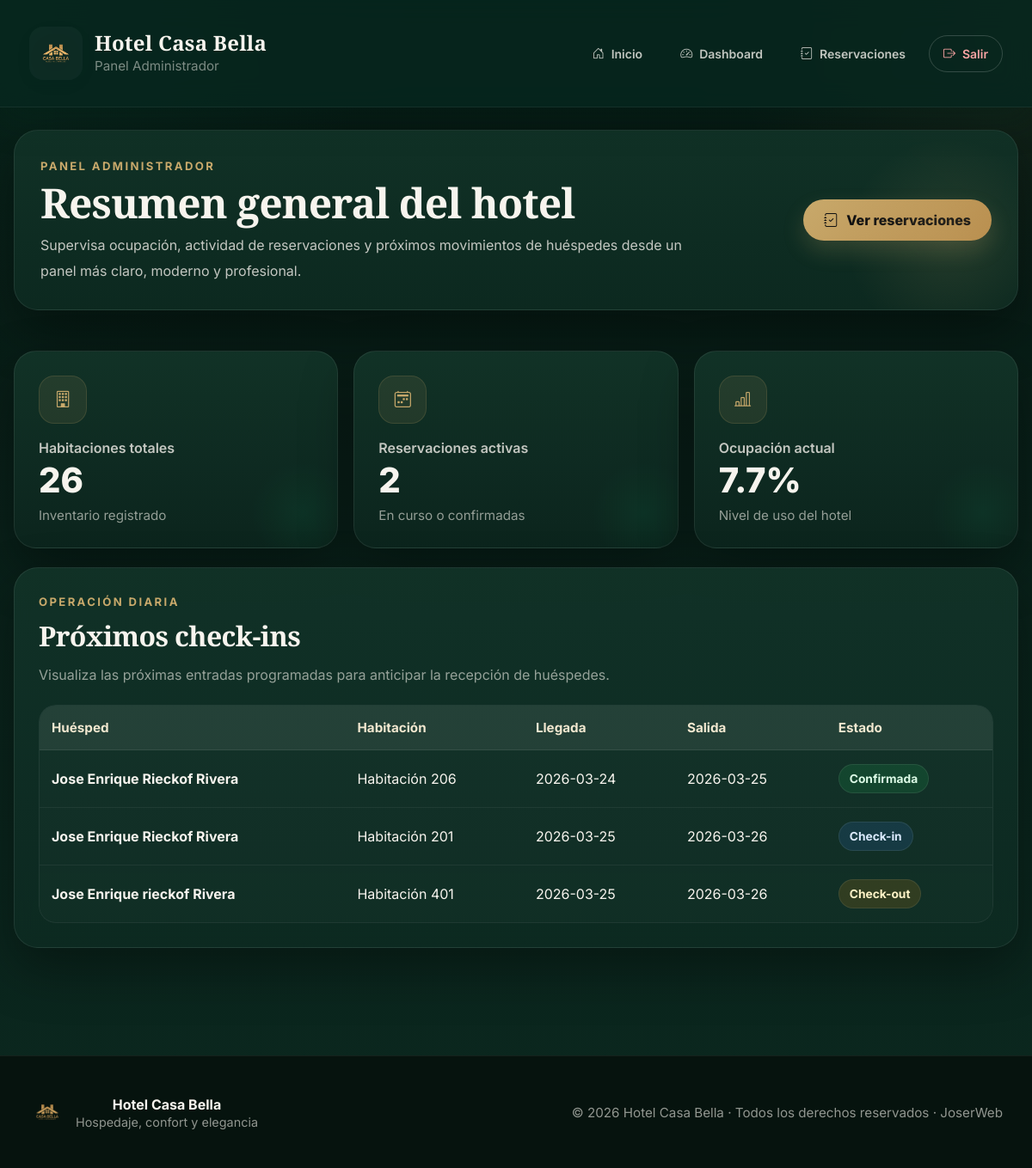
The page /admin (signed in) on the database its author committed.
### tables this page shows
CREATE TABLE reservations (
  id INTEGER PRIMARY KEY AUTOINCREMENT,
  user_id INTEGER NOT NULL,  -- ✅ cliente que reservó
  guest_name TEXT NOT NULL,
  email TEXT NOT NULL,
  phone TEXT NOT NULL,
  room_id INTEGER NOT NULL,
  check_in TEXT NOT NULL,
  check_out TEXT NOT NULL,
  guests INTEGER NOT NULL,
  special_requests TEXT,
  status TEXT NOT NULL CHECK(status IN ('confirmed','checked_in','checked_out','cancelled')) DEFAULT 'confirmed',
  created_at TEXT NOT NULL DEFAULT (datetime('now')), extra_person INTEGER NOT NULL DEFAULT 0, total_amount REAL NOT NULL DEFAULT 0, admin_alert_dismissed INTEGER NOT NULL DEFAULT 0,
  FOREIGN KEY(user_id) REFERENCES "users_old"(id) ON DELETE CASCADE,
  FOREIGN KEY(room_id) REFERENCES rooms(id) ON DELETE CASCADE
);

CREATE TABLE rooms (
  id INTEGER PRIMARY KEY AUTOINCREMENT,
  name TEXT NOT NULL,
  category TEXT NOT NULL,
  price_per_night REAL NOT NULL DEFAULT 0,
  capacity INTEGER NOT NULL,
  description TEXT
);

### app.py (the view)
@app.route("/admin")
@admin_required
def admin_dashboard() -> str:
    db = get_db()
    stats = reservation_stats(db)
    pending_alerts = get_pending_admin_alerts(db)
    has_pending_alerts = len(pending_alerts) > 0
    return render_template(
        "dashboard.html",
        stats=stats,
        pending_alerts=pending_alerts,
        has_pending_alerts=has_pending_alerts,
    )

### app.py (called while the page is built)
def get_db() -> sqlite3.Connection:
    if "db" not in g:
        conn = sqlite3.connect(DB_PATH)
        conn.row_factory = sqlite3.Row
        g.db = conn
    return g.db

def current_user() -> Optional[sqlite3.Row]:
    uid = session.get("user_id")
    if not uid:
        return None
    db = get_db()
    return db.execute("SELECT * FROM users WHERE id = ?", (uid,)).fetchone()

def user_has_role(user: Optional[sqlite3.Row], *allowed_roles: str) -> bool:
    if user is None:
        return False
    role = user["role"]
    hierarchy = {
        "client": 1,
        "admin": 2,
        "superadmin": 3,
    }
    user_level = hierarchy.get(role, 0)
    return any(user_level >= hierarchy.get(r, 999) for r in allowed_roles)

def get_pending_admin_alerts(db: sqlite3.Connection):
    return db.execute(
        """
        SELECT r.*, rm.name AS room_name, u.full_name AS user_name
        FROM reservations r
        JOIN rooms rm ON rm.id = r.room_id
        JOIN users u ON u.id = r.user_id
        WHERE r.admin_alert_dismissed = 0
          AND r.status != 'checked_out'
        ORDER BY r.created_at DESC
        """
    ).fetchall()

@app.context_processor
def inject_user():
    user = current_user()
    return {
        "current_user": user,
        "is_admin": user_has_role(user, "admin"),
        "is_superadmin": user_has_role(user, "superadmin"),
        "reservation_total_for_template": reservation_total_for_template,
    }

def role_required(*roles: str):
    def decorator(view: F) -> F:
        @wraps(view)
        def wrapped(*args: Any, **kwargs: Any):
            user = current_user()
            if user is None:
                flash("Debes iniciar sesión.", "error")
                return redirect(url_for("login"))
            if not user_has_role(user, *roles):
                flash("No tienes permisos para acceder aquí.", "error")
                return redirect(url_for("my_reservations"))
            return view(*args, **kwargs)
        return wrapped  # type: ignore
    return decorator

### templates/dashboard.html (shortened to what this page needs)
{% extends "base.html" %}
{% block content %}
<section class="dashboard-shell" data-aos="fade-up">
  <section class="dashboard-hero card">
    <div class="dashboard-hero-copy">
      <span class="section-kicker">Panel administrador</span>
      <h1>Resumen general del hotel</h1>
      <p>
        Supervisa ocupación, actividad de reservaciones y próximos movimientos de huéspedes
        desde un panel más claro, moderno y profesional.
      </p>
    </div>
    <div class="dashboard-hero-actions">
      <a href="{{ url_for('admin_reservations') }}" class="btn btn-gold">
        <i class="bi bi-journal-check"></i>
        Ver reservaciones
      </a>
    </div>
  </section>
  <section class="stats-premium">
    <article class="stat-premium-card">
      <div class="stat-icon"><i class="bi bi-building"></i></div>
      <div class="stat-copy">
        <span>Habitaciones totales</span>
        <strong>{{ stats.total_rooms }}</strong>
        <small>Inventario registrado</small>
      </div>
    </article>
    <article class="stat-premium-card">
      <div class="stat-icon"><i class="bi bi-calendar2-week"></i></div>
      <div class="stat-copy">
        <span>Reservaciones activas</span>
        <strong>{{ stats.active_reservations }}</strong>
        <small>En curso o confirmadas</small>
      </div>
    </article>
    <article class="stat-premium-card">
      <div class="stat-icon"><i class="bi bi-bar-chart-line"></i></div>
      <div class="stat-copy">
        <span>Ocupación actual</span>
        <strong>{{ stats.occupancy }}%</strong>
        <small>Nivel de uso del hotel</small>
      </div>
    </article>
  </section>
  <section class="card dashboard-table-card">
    <div class="dashboard-section-head">
      <div>
        <span class="section-kicker">Operación diaria</span>
        <h2>Próximos check-ins</h2>
        <p>
          Visualiza las próximas entradas programadas para anticipar la recepción de huéspedes.
        </p>
      </div>
    </div>
    {% if stats.upcoming_checkins %}
      <div class="table-wrap dashboard-mobile-cards">
        <table class="dashboard-table">
          <thead>
            <tr>
              <th>Huésped</th>
              <th>Habitación</th>
              <th>Llegada</th>
              <th>Salida</th>
              <th>Estado</th>
            </tr>
          </thead>
          <tbody>
            {% for reservation in stats.upcoming_checkins %}
            {% set st = (reservation.status or '')|lower %}
            <tr>
              <td data-label="Huésped">
                <div class="guest-name">{{ reservation.guest_name }}</div>
              </td>
              <td data-label="Habitación">{{ reservation.room_name }}</td>
              <td data-label="Llegada">{{ reservation.check_in }}</td>
              <td data-label="Salida">{{ reservation.check_out }}</td>
              <td data-label="Estado">
                <span class="status-badge
                  {% if st == 'confirmed' %}status-confirmed{% endif %}
                  {% if st == 'checked_in' %}status-checked-in{% endif %}
                  {% if st == 'checked_out' %}status-checked-out{% endif %}
                  {% if st == 'cancelled' %}status-cancelled{% endif %}">
                  {% if st == 'confirmed' %}
                    Confirmada
                  {% elif st == 'checked_in' %}
                    Check-in
                  {% elif st == 'checked_out' %}
                    Check-out
                  {% elif st == 'cancelled' %}
                    Cancelada
                  {% else %}
                    {{ reservation.status }}
                  {% endif %}
                </span>
              </td>
            </tr>
            {% endfor %}
          </tbody>
        </table>
      </div>
    {% endif %}
  </section>
</section>
{% endblock %}

### static/styles.css (style rules this page uses)
:root { --bg: #07120b; --surface: #0b1f12; --card: #0f2a18; --card-2: #0c2315; --text: #e9fff0; --muted: rgba(233,255,240,.75); --line: rgba(233,255,240,.12); --green: #00c853; --green-2: #00e676; --green-dark: #009944; --danger: #ff5252; --warning: #ffd54f; --info: #40c4ff; --radius: 16px; --shadow: 0 18px 60px rgba(0,0,0,.45); --shadow-soft: 0 10px 30px rgba(0,0,0,.28); --focus: 0 0 0 4px rgba(0,200,83,.25); --font: ui-sans-serif, system-ui, -apple-system, Segoe UI, Roboto, Arial; }
* { box-sizing:border-box; }
html,body { height:100%; }
body { margin:0; font-family: var(--font); background: radial-gradient(1200px 600px at 20% -10%, rgba(0,200,83,.22), transparent 60%), radial-gradient(900px 500px at 110% 10%, rgba(0,230,118,.14), transparent 60%), linear-gradient(180deg, var(--bg), #050a07 70%); color: var(--text); }
a { color: inherit; text-decoration: none; }
.btn-primary, button.btn-primary, .btn { display:inline-flex; align-items:center; justify-content:center; gap: 8px; border: 0; cursor: pointer; padding: 11px 14px; border-radius: 14px; background: linear-gradient(180deg, var(--green), var(--green-dark)); color: #07120b; font-weight: 700; box-shadow: 0 14px 35px rgba(0,200,83,.18); transition: transform .10s ease, filter .15s ease, box-shadow .15s ease; text-decoration: none; }
.card { background: linear-gradient(180deg, rgba(15,42,24,.95), rgba(11,31,18,.95)); border: 1px solid rgba(255,255,255,.10); border-radius: var(--radius); box-shadow: var(--shadow-soft); padding: 18px; }
.card h1 { margin: 0 0 12px; font-size: 20px; }
table { width: 100%; border-collapse: collapse; overflow: hidden; border-radius: 14px; }
thead th { text-align: left; font-size: 12px; color: rgba(233,255,240,.82); padding: 12px 12px; border-bottom: 1px solid var(--line); background: rgba(255,255,255,.04); }
tbody td { padding: 12px 12px; border-bottom: 1px solid rgba(255,255,255,.08); color: rgba(233,255,240,.90); }
.card h2 { margin: 0 0 12px; font-size: 18px; }
:root { --green: #0f7a2f; --green-dark: #0c5e24; --green-light: #1ea34a; --text: #1b1b1b; --muted: #666; --border: #e8e8e8; --radius: 12px; --shadow: 0 10px 30px rgba(0,0,0,.08); --font: "Segoe UI", system-ui, -apple-system, sans-serif; }
body { margin:0; font-family: var(--font); background:#ffffff; color: var(--text); }
.card { background:white; border:1px solid var(--border); border-radius: var(--radius); box-shadow: var(--shadow); padding:24px; margin-bottom:25px; }
table { width:100%; border-collapse:collapse; }
th, td { padding:12px; border-bottom:1px solid var(--border); text-align:left; }
th { font-size:13px; color:var(--muted); }
html, body { height:100%; }
body { display:flex; flex-direction:column; min-height:100vh; }
table { color: #222; }
th { color: #555; font-weight: 600; }
td { color: #222; }
.card table td, .card table th { color: #222; }
body { margin: 0; padding: 0; background-image: url("/static/img/banner.jpg"); background-size: cover; background-position: center; background-repeat: no-repeat; background-attachment: fixed; }
:root { --green-900:#064e3b; --green-700:#047857; --text:#0f172a; --muted:#64748b; --shadow: 0 14px 40px rgba(2, 44, 34, .22); }

### rows shown on the page
reservations: guest_name "Jose Enrique Rieckof Rivera", room_name "Habitación 206", check_in "2026-03-24", check_out "2026-03-25", shows "Confirmada"
reservations: guest_name "Jose Enrique Rieckof Rivera", room_name "Habitación 201", check_in "2026-03-25", check_out "2026-03-26", shows "Check-in"
reservations: guest_name "Jose Enrique rieckof Rivera", room_name "Habitación 401", check_in "2026-03-25", check_out "2026-03-26", shows "Check-out"

### other values the page prints
{{ stats.total_rooms }} "26"
{{ stats.active_reservations }} "2"
{{ stats.occupancy }} "7.7"
